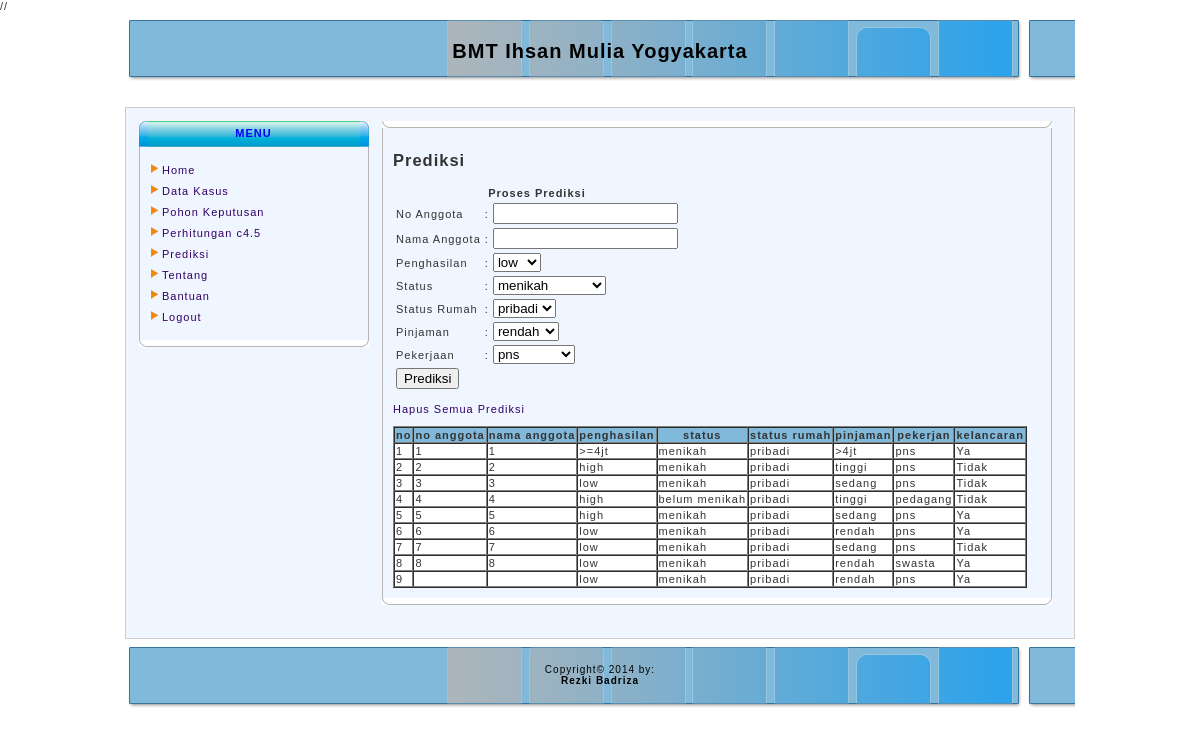
Screenshot of /koperasi/admin/media.php?module=prediksi (signed in) with the database file from the repository.
### tables this page shows
CREATE TABLE IF NOT EXISTS `data_prediksi` (
  `id` int(10) NOT NULL,
  `no_anggota` varchar(50) NOT NULL,
  `nama_anggota` varchar(50) NOT NULL,
  `penghasilan` varchar(50) NOT NULL,
  `status` varchar(50) NOT NULL,
  `status_rumah` varchar(50) NOT NULL,
  `pinjaman` varchar(50) NOT NULL,
  `pekerjaan` varchar(50) NOT NULL,
  `keputusan_c45` varchar(50) NOT NULL,
  `id_rule_c45` int(10) NOT NULL
);

### koperasi/admin/modul/prediksi.php (the view)
<?php
switch($_GET["act"]){
    default:
        echo "<h2>Prediksi</h2>";
        include "form_prediksi.php";
		echo " <p><a href=./aksi.php?module=prediksi&act=hapus_semua_prediksi>Hapus Semua Prediksi</a></p>";
        echo "<table bgcolor='#81b9db' border='1' cellspacing='0' cellspading='0'>
            <tr>
                <th>no</th>
                <th>no anggota</th>
                <th>nama anggota</th>
                <th>penghasilan</th>
                <th>status</th>
                <th>status rumah</th>
                <th>pinjaman</th>
                <th>pekerjan</th>
                <th>kelancaran</th>
           </tr>";
    $sql=mysql_query('SELECT * FROM data_prediksi ORDER BY id');
    $warna1 = '#ffffff';
    $warna  = $warna1;
    $no = 1;
    while ($data=mysql_fetch_array($sql)){
        echo " <tr bgcolor='$warna'>
                   <td>$no</td>
                   <td>$data[no_anggota]</td>
                   <td>$data[nama_anggota]</td>
                   <td>$data[penghasilan]</td>
                   <td>$data[status]</td>
                   <td>$data[status_rumah]</td>
                   <td>$data[pinjaman]</td>
                   <td>$data[pekerjaan]</td>
                   <td>$data[keputusan_c45]</td>
               </tr>";
    $no++;
    }
    echo"</table>";
    break;
}

### koperasi/include/css/style.css (style rules this page uses)
body,td,th { font-family: Arial, Arial, Arial; color:#333333; font-size:11px; letter-spacing: 1px; }
body { background-color: #ffffff; margin: 5px; }
a { text-decoration:none; }
body { margin:0px; }
td { font:11px arial; color:#333333; }
a { texst-decoration:none; color: #330066; }

### rows the page displays
data_prediksi: no_anggota "1", nama_anggota "1", penghasilan ">=4jt", status "menikah", status_rumah "pribadi", pinjaman ">4jt", pekerjaan "pns", keputusan_c45 "Ya"
data_prediksi: no_anggota "2", nama_anggota "2", penghasilan "high", status "menikah", status_rumah "pribadi", pinjaman "tinggi", pekerjaan "pns", keputusan_c45 "Tidak"
data_prediksi: no_anggota "3", nama_anggota "3", penghasilan "low", status "menikah", status_rumah "pribadi", pinjaman "sedang", pekerjaan "pns", keputusan_c45 "Tidak"
data_prediksi: no_anggota "4", nama_anggota "4", penghasilan "high", status "belum menikah", status_rumah "pribadi", pinjaman "tinggi", pekerjaan "pedagang", keputusan_c45 "Tidak"
data_prediksi: no_anggota "5", nama_anggota "5", penghasilan "high", status "menikah", status_rumah "pribadi", pinjaman "sedang", pekerjaan "pns", keputusan_c45 "Ya"
data_prediksi: no_anggota "6", nama_anggota "6", penghasilan "low", status "menikah", status_rumah "pribadi", pinjaman "rendah", pekerjaan "pns", keputusan_c45 "Ya"
data_prediksi: no_anggota "7", nama_anggota "7", penghasilan "low", status "menikah", status_rumah "pribadi", pinjaman "sedang", pekerjaan "pns", keputusan_c45 "Tidak"
data_prediksi: no_anggota "8", nama_anggota "8", penghasilan "low", status "menikah", status_rumah "pribadi", pinjaman "rendah", pekerjaan "swasta", keputusan_c45 "Ya"
data_prediksi: penghasilan "low", status "menikah", status_rumah "pribadi", pinjaman "rendah", pekerjaan "pns", keputusan_c45 "Ya"
